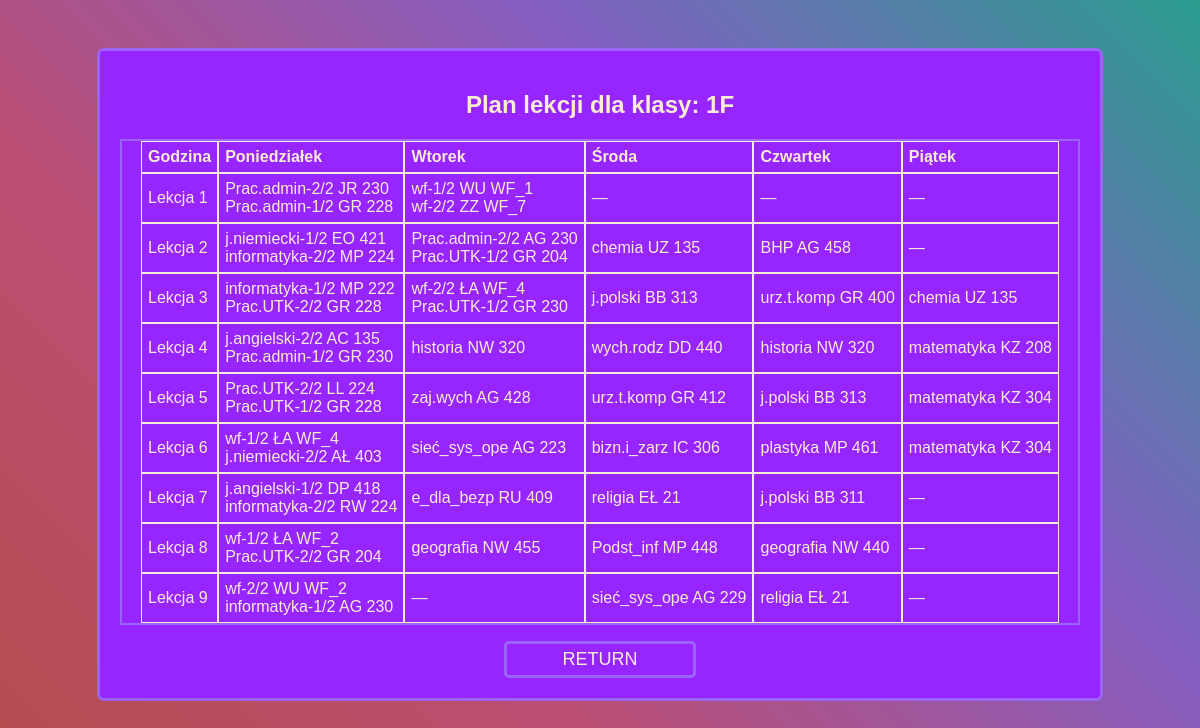
The app's page /classes/1F.php with its own data.
### tables this page shows
CREATE TABLE `plan_lekcji` (
  `id` int(11) NOT NULL,
  `id_k` tinyint(4) DEFAULT NULL,
  `id_p` tinyint(4) DEFAULT NULL,
  `grupa` char(3) NOT NULL DEFAULT '1/1',
  `id_n` tinyint(4) DEFAULT NULL,
  `id_s` tinyint(4) DEFAULT NULL,
  `id_g` tinyint(4) DEFAULT NULL,
  `dzien` tinyint(4) DEFAULT NULL
);

### classes/1F.php (the view, shortened to what this page needs)
<?php
$class = '1F';
?>
<!DOCTYPE html>
<html lang="pl">
<head>
    <link rel="stylesheet" href="./CSS/admin-style.css">
</head>
<body class="background">
    <div class="menu-main">
        <?php
        $pdo = new PDO('mysql:host=localhost;dbname=plan_lekcji', 'root', '');
        $pdo->setAttribute(PDO::ATTR_ERRMODE, PDO::ERRMODE_EXCEPTION);
        $sql = "SELECT * FROM widok_plan_lekcji WHERE klasa = :class ORDER BY dzien, id_g";
        $stmt = $pdo->prepare($sql);
        $stmt->bindParam(':class', $class, PDO::PARAM_STR);
        $stmt->execute();
        $results = $stmt->fetchAll(PDO::FETCH_ASSOC);
        if ($results) {
            $schedule = [];
            foreach ($results as $row) {
                $schedule[$row['dzien']][$row['id_g']][] = [
                    'przedmiot' => $row['przedmiot'],
                    'grupa' => $row['grupa'],
                    'nauczyciele' => $row['nauczyciele'],
                    'sala' => $row['sala']
                ];
            }
            echo "<h2>Plan lekcji dla klasy: $class</h2>";
            echo "<table cellspacing='0>";
            echo "<tr class='column'><th class='rekord'>Godzina</th>";
            $daysOfWeek = ['Poniedziałek', 'Wtorek', 'Środa', 'Czwartek', 'Piątek'];
            foreach ($daysOfWeek as $day) {
                echo "<th class='rekord'>$day</th>";
            }
            for ($hour = 1; $hour <= 9; $hour++) {
                echo "<tr class='column'>";
                echo "<td class='rekord'>Lekcja $hour</td>";
                for ($day = 1; $day <= 5; $day++) {
                    echo "<td class='rekord'>";
                    if (!empty($schedule[$day][$hour])) {
                        foreach ($schedule[$day][$hour] as $lesson) {
                            if($lesson['grupa']=='1/1')
                            echo htmlspecialchars($lesson['przedmiot']) . " ";
                            else
                            echo htmlspecialchars($lesson['przedmiot']) . "-" . htmlspecialchars($lesson['grupa']) . " ";
                            echo htmlspecialchars($lesson['nauczyciele']) . " ";
                            echo htmlspecialchars($lesson['sala']) . "<br>";
                        }
                    } else {
                        echo "—";
                    }
                    echo "</td>";
                }
                echo "</tr>";
            }
            echo "</table>
            <form action='../index.php' method='post'>
                <input type='submit' name='submit' class='return' value='RETURN'>
            </form>";
        } else {
            echo "<p>Brak wyników для класса $class</p>";
        }
        ?>
    </div>
</body>
</html>

### CSS/admin-style.css (style rules this page uses)
body, html { display: flex; margin: 0; padding: 0; height: 100%; font-family: Arial, sans-serif; color: antiquewhite !important; overflow-x: hidden; }
.background { position: absolute; top: 0; left: 0; right: 0; bottom: 0; background: linear-gradient(45deg, #b64c4c, #bb4e74, #845ec2, #2a9d8f); background-size: cover; background-attachment: fixed; animation: gradientMove 5s infinite alternate; }
table { text-align: center; display: flex; justify-content: center; width: auto; color: antiquewhite; word-wrap: break-word; border: 2px solid #9c63f8; }
th, td { border: antiquewhite 1px solid; width: fit-content; text-align: left; padding: 6px; }
.menu-main { background-color: #9625ff; border: 3px solid #9c63f8; border-radius: 7px; text-align: center; flex-direction: row; margin: auto; width: 80%; padding: 20px; margin-top: 4%; }
.return { background-color: #9625ff; border: 3px solid #9c63f8; border-radius: 5px; text-align: center; min-width: 100px; color:antiquewhite; margin-top: 2vh; font-size: large; width: 20%; padding: 5px; }

### records on screen
plan_lekcji: przedmiot "Prac.admin", grupa "2/2", nauczyciele "JR", sala "230"
plan_lekcji: przedmiot "Prac.admin", grupa "1/2", nauczyciele "GR", sala "228"
plan_lekcji: przedmiot "wf", grupa "1/2", nauczyciele "WU", sala "WF_1"
plan_lekcji: przedmiot "wf", grupa "2/2", nauczyciele "ZZ", sala "WF_7"
plan_lekcji: przedmiot "j.niemiecki", grupa "1/2", nauczyciele "EO", sala "421"
plan_lekcji: przedmiot "informatyka", grupa "2/2", nauczyciele "MP", sala "224"
plan_lekcji: przedmiot "Prac.admin", grupa "2/2", nauczyciele "AG", sala "230"
plan_lekcji: przedmiot "Prac.UTK", grupa "1/2", nauczyciele "GR", sala "204"
plan_lekcji: przedmiot "BHP", nauczyciele "AG", sala "458"
plan_lekcji: przedmiot "informatyka", grupa "1/2", nauczyciele "MP", sala "222"
plan_lekcji: przedmiot "Prac.UTK", grupa "2/2", nauczyciele "GR", sala "228"
plan_lekcji: przedmiot "wf", grupa "2/2", nauczyciele "ŁA", sala "WF_4"
plan_lekcji: przedmiot "Prac.UTK", grupa "1/2", nauczyciele "GR", sala "230"
plan_lekcji: przedmiot "urz.t.komp", nauczyciele "GR", sala "400"
plan_lekcji: przedmiot "j.angielski", grupa "2/2", nauczyciele "AC", sala "135"
plan_lekcji: przedmiot "Prac.admin", grupa "1/2", nauczyciele "GR", sala "230"
plan_lekcji: przedmiot "wych.rodz", nauczyciele "DD", sala "440"
plan_lekcji: przedmiot "matematyka", nauczyciele "KZ", sala "208"
plan_lekcji: przedmiot "Prac.UTK", grupa "2/2", nauczyciele "LL", sala "224"
plan_lekcji: przedmiot "Prac.UTK", grupa "1/2", nauczyciele "GR", sala "228"
plan_lekcji: przedmiot "zaj.wych", nauczyciele "AG", sala "428"
plan_lekcji: przedmiot "urz.t.komp", nauczyciele "GR", sala "412"
plan_lekcji: przedmiot "wf", grupa "1/2", nauczyciele "ŁA", sala "WF_4"
plan_lekcji: przedmiot "j.niemiecki", grupa "2/2", nauczyciele "AŁ", sala "403"
plan_lekcji: przedmiot "sieć_sys_ope", nauczyciele "AG", sala "223"
plan_lekcji: przedmiot "bizn.i_zarz", nauczyciele "IC", sala "306"
plan_lekcji: przedmiot "plastyka", nauczyciele "MP", sala "461"
plan_lekcji: przedmiot "j.angielski", grupa "1/2", nauczyciele "DP", sala "418"
plan_lekcji: przedmiot "informatyka", grupa "2/2", nauczyciele "RW", sala "224"
plan_lekcji: przedmiot "e_dla_bezp", nauczyciele "RU", sala "409"
plan_lekcji: przedmiot "j.polski", nauczyciele "BB", sala "311"
plan_lekcji: przedmiot "wf", grupa "1/2", nauczyciele "ŁA", sala "WF_2"
plan_lekcji: przedmiot "Prac.UTK", grupa "2/2", nauczyciele "GR", sala "204"
plan_lekcji: przedmiot "geografia", nauczyciele "NW", sala "455"
plan_lekcji: przedmiot "Podst_inf", nauczyciele "MP", sala "448"
plan_lekcji: przedmiot "geografia", nauczyciele "NW", sala "440"
plan_lekcji: przedmiot "wf", grupa "2/2", nauczyciele "WU", sala "WF_2"
plan_lekcji: przedmiot "informatyka", grupa "1/2", nauczyciele "AG", sala "230"
plan_lekcji: przedmiot "sieć_sys_ope", nauczyciele "AG", sala "229"

### other values on screen
$class "1F"
$day "Poniedziałek"
$day "Wtorek"
$day "Środa"
$day "Czwartek"
$day "Piątek"
$lesson['przedmiot'] "chemia"
$lesson['nauczyciele'] "UZ"
$lesson['sala'] "135"
$lesson['przedmiot'] "j.polski"
$lesson['nauczyciele'] "BB"
$lesson['sala'] "313"
$lesson['przedmiot'] "historia"
$lesson['nauczyciele'] "NW"
$lesson['sala'] "320"
